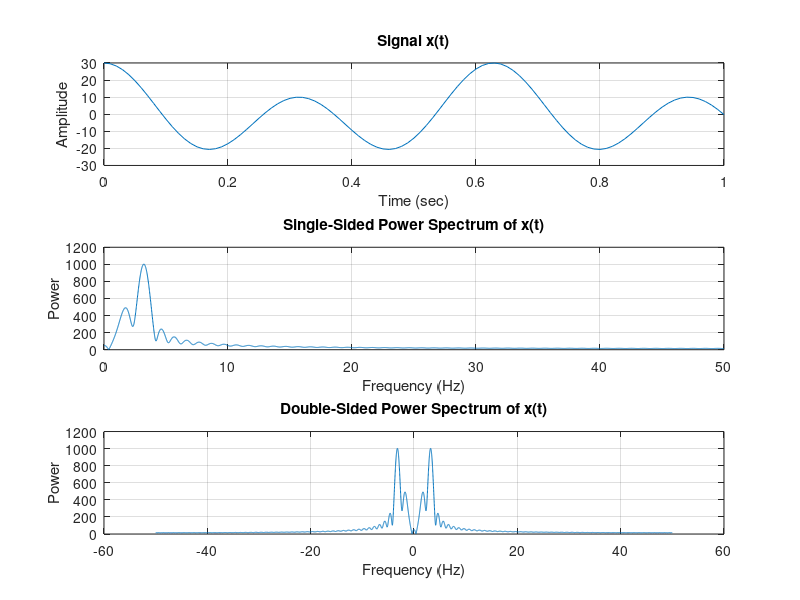
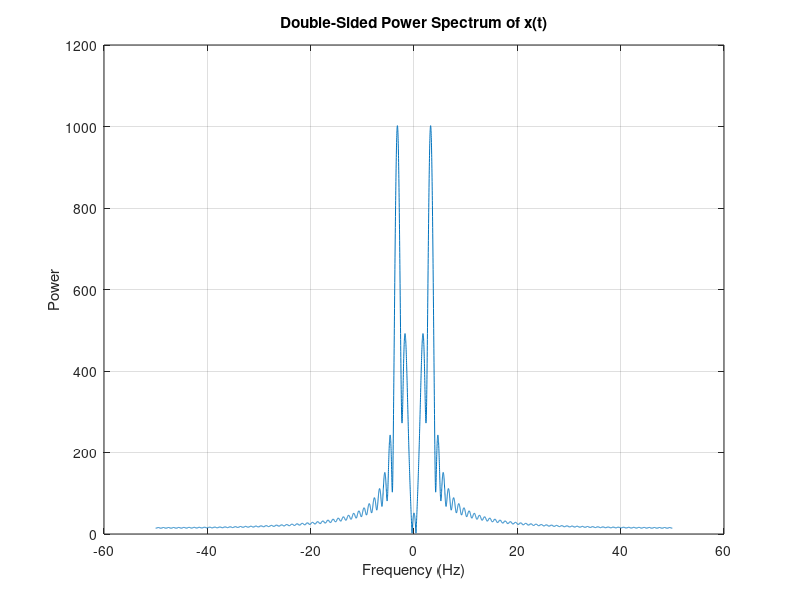

Source code (MATLAB) for these figures, in order:
clc; close all; clear all;

Fs = 100; % Sampling frequency
t = 0:1/Fs:1; % Time vector of 1 second 

x = 10*cos(10*t) + 20*cos(20*t); % Define signal

nfft = 8192; % Length of FFT

% SINGLE SIDED
f1 = (0:nfft/2-1)*Fs/nfft; % Define frequency vector
X1 = fft(x,nfft); % Take FFT of length nfft
X1 = X1(1:nfft/2);% FFT is symmetric, throw away second half

% DOUBLE SIDED
% Take fft of length nfft and shift it
f2 = (-nfft/2:nfft/2-1)*Fs/nfft; % Define frequency vector
X2 = fftshift(fft(x,nfft)); % Take FFT and shift

figure();
subplot(311);
plot(t,x); grid on;
xlabel('Time (sec)');
ylabel('Amplitude');
title('Signal x(t)');

subplot(312);
plot(f1,abs(X1)); grid on;
xlabel('Frequency (Hz)');
ylabel('Power');
title('Single-Sided Power Spectrum of x(t)');

subplot(313);
plot(f2,abs(X2)); grid on;
xlabel('Frequency (Hz)');
ylabel('Power');
title('Double-Sided Power Spectrum of x(t)');

figure();
plot(f2,abs(X2)); grid on;
xlabel('Frequency (Hz)');
ylabel('Power');
title('Double-Sided Power Spectrum of x(t)');
